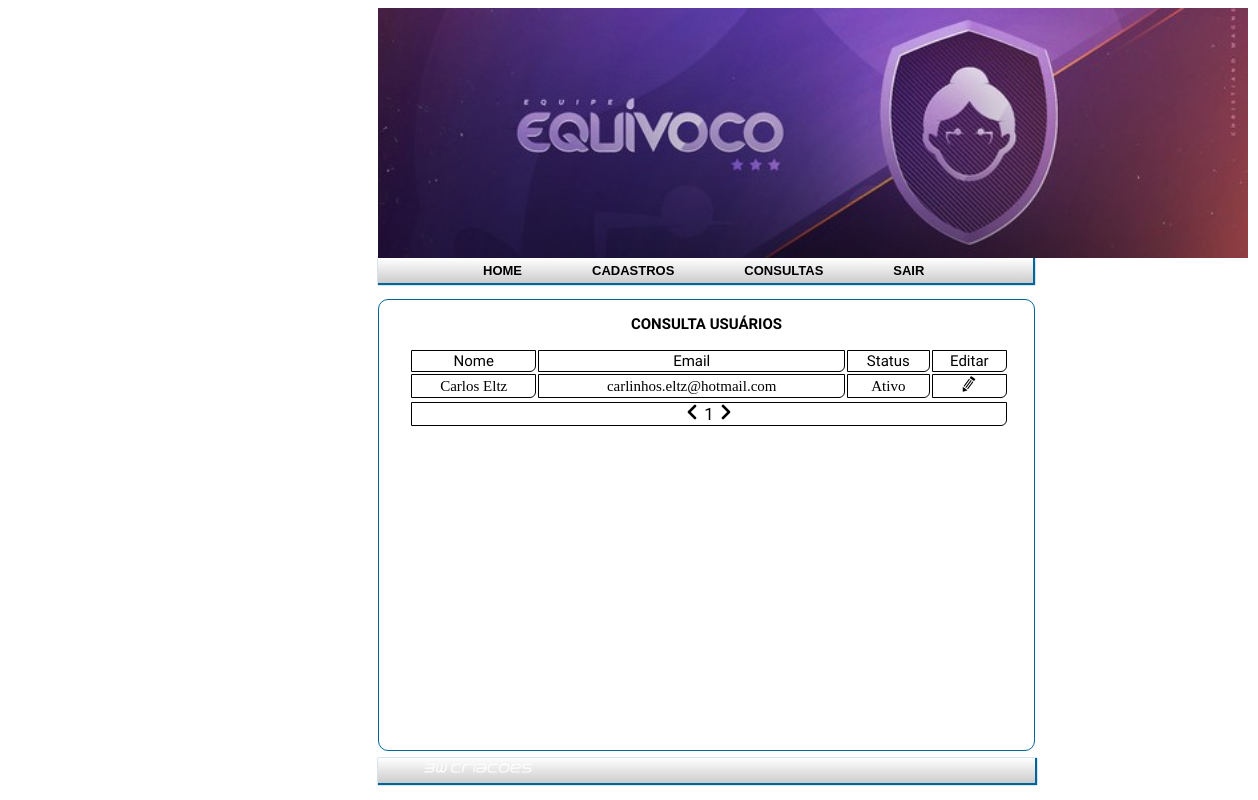
Page /consulta_usuarios.php on the committed database.
### tables this page shows
CREATE TABLE `usuarios` (
  `id_usuarios` int(11) NOT NULL,
  `nome` varchar(50) NOT NULL,
  `email` varchar(50) NOT NULL,
  `senha` varchar(20) NOT NULL,
  `situacao` int(11) NOT NULL
);

### consulta_usuarios.php (the view, shortened to what this page needs)
<?php
include("config.php");
?>
<!doctype html>
<html>
<head>
    <link rel="stylesheet" href="./css/consultar.css"/>
</head>
<body>
    <div id="main">
        <?php
        include_once "topo.php"
        ?>
        <?php
        include_once "nav_on.php"
        ?>
        <div id="parte1">
        	<div id="consultas">
                <p><strong>CONSULTA USUÁRIOS</strong></p>
                <table>
                   <tr>
                    <td><label>Nome</label></td>
                    <td><label>Email</label></td>
                    <td><label>Status</label></td>
                    <td><label>Editar</label></td>
                </tr>
                <?php
                $quantidade_pg = 12;
                $pagina = (isset($_GET['pagina'])) ? (int)$_GET['pagina'] : 1;
                $inicio = ($quantidade_pg * $pagina) - $quantidade_pg;
                $consulta_usuarios = "SELECT * FROM usuarios ORDER BY nome ASC LIMIT $inicio, $quantidade_pg";
                $resultado = mysqli_query($conn, $consulta_usuarios) or die(mysqli_error());
                while($row = mysqli_fetch_assoc($resultado)){
                    $id = $row['id_usuarios'];
                    $nome = $row['nome'];
                    $email = $row['email'];
                    $situacao = $row['situacao'];
                    if($situacao == 1){
                        $situacao = "Ativo";
                    }else{
                        $situacao = "Inativo";
                    }
                }
                echo("
                    <tr>
                    <td>" . $nome . "</td>
                    <td>" . $email . "</td>
                    <td>" . $situacao . "</td>
                    <td id='img'><a href='editando_usuarios.php?id=" . $id . "'><img src='./images/icone_editar.png' ></td>
                    </tr>
                    ");
                $seleciona_usuarios = "SELECT * FROM usuarios";
                $result_selecao = mysqli_query($conn,$seleciona_usuarios) or die(mysqli_error());
                $total_usuarios = mysqli_num_rows($result_selecao);
                $num_pagina = ceil($total_usuarios / $quantidade_pg);
                ?>
            </table>
            <table id="paginacao">
               <tr>
                <td>
                    <?php
                    echo '<a href="?pagina=1"><img src="./images/seta_esquerda.png"></a> ';
                    for($i = 1; $i <= $num_pagina; $i++){
                        if($i == $pagina)
                            echo $i;
                        else
                            echo " <a href=\"?pagina=$i\">$i</a> ";
                    }
                    echo " <a href=\"?pagina=$num_pagina\"><img src='./images/seta_direita.png'></a> ";
                    ?>
                </td>
            </tr>
        </table>
    </div>
</div>
</div>
<?php
include "footer.php"
?>
</body>
</html>

### css/consultar.css (style rules this page uses)
body { background: #FFFFFF; }
#main { height:500px; width:657px; margin-left:250px; }
#parte1 { margin-left:120px; float:left; height:450px; width:655px; border-radius:10px; border:solid 1px #069; }
#parte1 img { width: 16px; }
#consultas table { width: 600px; margin-left: 30px; margin-top: 0%; }
#consultas td { border: 1px solid; border-color: #000000; border-bottom-right-radius: 6px; font-size: 15px; font-family: 'Tahoma'; color: #000000; text-align: center; text-decoration: none; }
#consultas label { font-size: 15px; font-family: 'Passion One', cursive; color: #000000; text-align: center; height: 10px; }
#consultas td img { width: 16px; }
#paginacao td { font-size: 17px; font-family: 'Play', cursive; color: #000000; text-decoration-line: none; }
a:link { color:#000000; text-decoration:none; }
#consultas p { font-size: 15px; font-family: 'Passion One', cursive; color: #000000; text-align: center; }
#consultas img { width: 100px; position: relative; top: 50%; }

### rows in the picture
usuarios: nome "Carlos Eltz", email "carlinhos.eltz@hotmail.com", situacao "Ativo"
